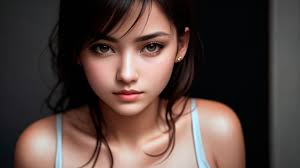
#> input picture Images/imagination.jpeg, 300 x 168 px, found by its file name
$ python object_detection.py
#> lines starting #> are read from the running program, lines starting #| are printed output that depends on the picture; after the words box and inside, x2 and y2 are one past the last pixel; in counts of white or black regions, pixels touching at a corner belong together
#!/usr/bin/env python3
# -*- coding: utf-8 -*-
"""
Created on Tue May 21 23:28:55 2024
this project  use hsv value to filter out objects

@author: era
"""

import cv2
import numpy as np

frame = cv2.imread("/home/era/Desktop/Work/Opencv_projects/Images/imagination.jpeg")
#> frame is the input picture: shape (168, 300, 3); mean B, G, R 62, 66.7, 83.6
frame = cv2.resize(frame, (600,400))
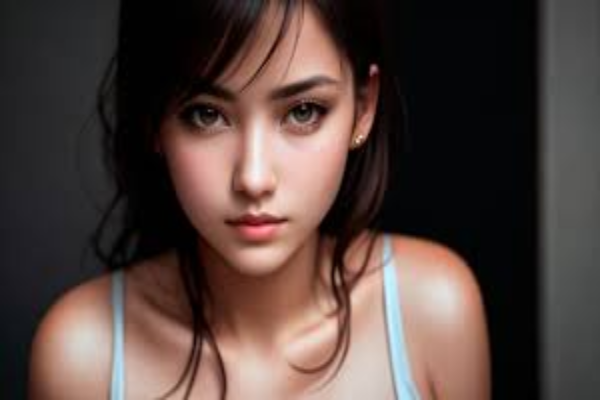
#> frame: shape (400, 600, 3); mean B, G, R 61.9, 66.6, 83.5

def nothing(x):
    pass

cv2.namedWindow("Color Adjustments")

cv2.createTrackbar("Lower_H","Color Adjustments",0,255,nothing)
#> slider 'Lower_H' is set to 51
cv2.createTrackbar("Lower_S","Color Adjustments",0,255,nothing)
#> slider 'Lower_S' is set to 51
cv2.createTrackbar("Lower_V","Color Adjustments",0,255,nothing)
#> slider 'Lower_V' is set to 51

cv2.createTrackbar("Upper_H","Color Adjustments",0,255,nothing)
#> slider 'Upper_H' is set to 255
cv2.createTrackbar("Upper_S","Color Adjustments",0,255,nothing)
#> slider 'Upper_S' is set to 255
cv2.createTrackbar("Upper_V","Color Adjustments",0,255,nothing)
#> slider 'Upper_V' is set to 255

while True:
    hsv = cv2.cvtColor(frame,cv2.COLOR_BGR2HSV)
#> hsv: shape (400, 600, 3); mean H, S, V 47, 84.4, 85
    l_h = cv2.getTrackbarPos("Lower_H", "Color Adjustments")
    l_s = cv2.getTrackbarPos("Lower_S", "Color Adjustments")
    l_v = cv2.getTrackbarPos("Lower_V", "Color Adjustments")

    u_h = cv2.getTrackbarPos("Upper_H", "Color Adjustments")
    u_s = cv2.getTrackbarPos("Upper_S", "Color Adjustments")
    u_v = cv2.getTrackbarPos("Upper_V", "Color Adjustments")

    lower_bound = np.array([l_h,l_s,l_v])
    upper_bound = np.array([u_h,u_s,u_v])

    mask = cv2.inRange(hsv, lower_bound, upper_bound)
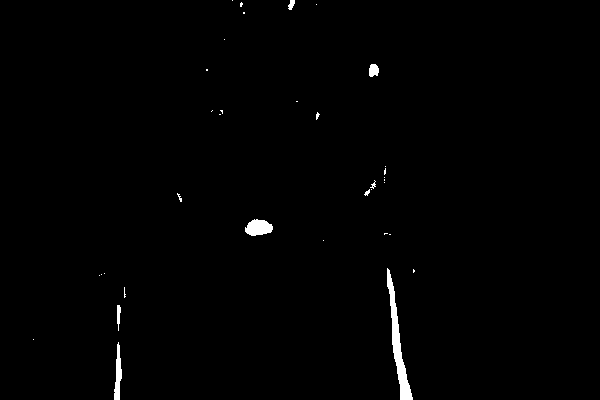
#> mask: shape (400, 600); 0.82% white; 35 white regions (27 under 20 px), largest, box (x1, y1, x2, y2) and area: (387, 268, 413, 400) 966, (245, 219, 273, 236) 348, (114, 342, 122, 400) 271

    res = cv2.bitwise_and(frame, frame,mask=mask)

    cv2.imshow("orignal", frame)
    cv2.imshow("mask", mask)
    cv2.imshow("res", res)

    key = cv2.waitKey(1)
#> (key Esc is pressed here)
    if key ==27:
        break

cv2.destroyAllWindows()

$ run again, with Images/beuty.jpeg copied over Images/imagination.jpeg
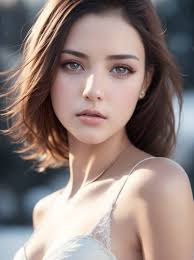
#> input picture Images/beuty.jpeg, 194 x 260 px, found by its file name
#> frame is the input picture: shape (260, 194, 3); mean B, G, R 123.8, 128.3, 144.9
#> frame: shape (400, 600, 3)
#> hsv: shape (400, 600, 3); mean H, S, V 43.9, 61.9, 149.4
#> `mask = cv2.inRange(hsv, lower_bound, upper_bound)`:
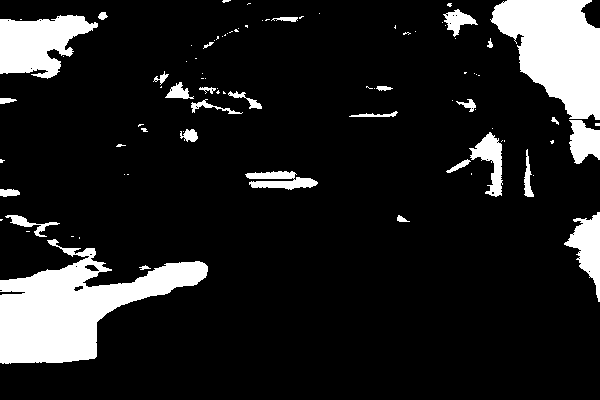
#> mask: shape (400, 600); 13.2% white; 89 white regions (60 under 20 px), largest, box (x1, y1, x2, y2) and area: (0, 239, 208, 364) 11773, (490, 0, 600, 120) 8518, (0, 15, 98, 79) 3924
#> `res = cv2.bitwise_and(frame, frame,mask=mask)`:
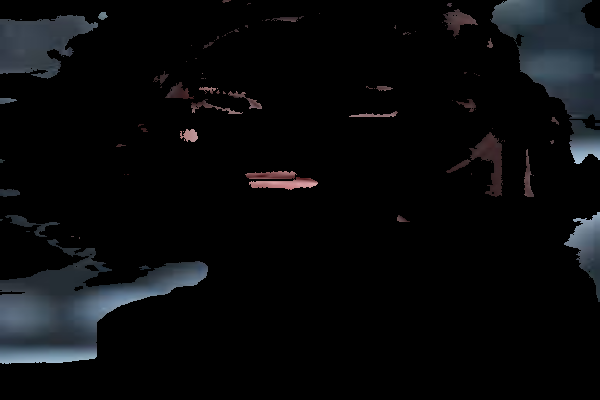
#> res: shape (400, 600, 3); mean B, G, R 11, 9.6, 8.6
